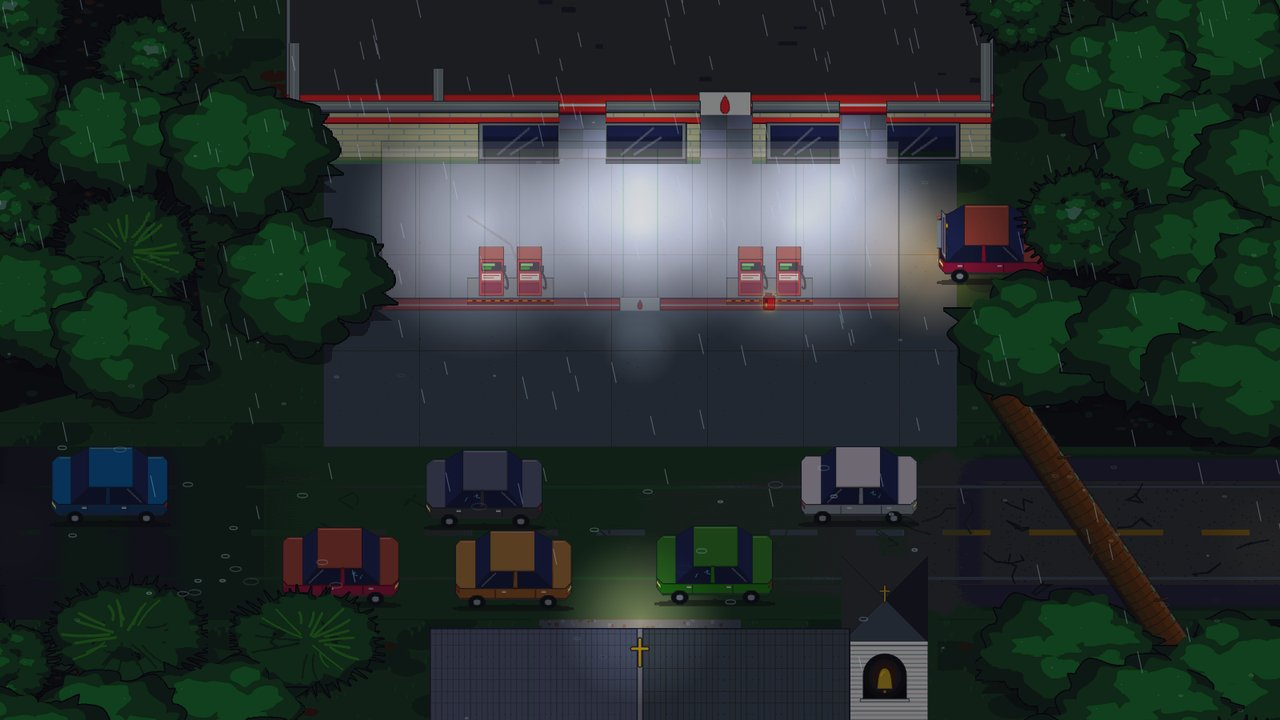
#> input picture tools/pixel-src/maps/downpour.jpg, 1280 x 720 px
$ python -i pixel-sheet.py   (imports and definitions only)
#> lines starting #> are read from the running program, lines starting #| are printed output that depends on the picture
#> further down, picture is the input picture: PIL image 1280x720 RGB; mean R, G, B 38.1, 48.8, 45.5
# ---------- a map's pixel files on sheets (slimming step 3: the owner's, Nov 20 19:11Z, "how people did 32 bits right
# in the olden days") ----------
# Old consoles kept their small pictures together on a sheet and showed a piece of it. This puts a map's pixel files on
# as few sheets as it can (each at most MAX pixels to a side, the size old devices still take), each piece with its
# edge pixels copied once round it (so a piece shown between screen pixels never takes its neighbour's), every file
# once however often the map shows it, cut to what it shows (its see-through edges left off) unless it's named with a
# ! at its end (a strip of frames: kept whole). Called by tools/pixel-sheets.cjs:
#   python3 tools/pixel-sheet.py <out dir> <file> <file>! …
# writes <out dir>/sheet-<hash>.webp (lossless, as every pixel file) and prints, as JSON, where each file went:
#   { file: [sheet file, x, y, w, h, left, top, W, H] }   (left, top: where the piece starts in the file; W, H: the
#   file's size)
import hashlib
import io
import json
import os
import sys

from PIL import Image

MAX = 2048
PAD = 1  # (the edge copied round each piece: one pixel)


# [19 lines left out: function pack, not called in this run]


def grown(im):
    """the piece with its edge pixels once round it: a row above and below, then a column each side, corners and all"""
    w, h = im.size
#> w = 1280; h = 720
    g = Image.new("RGBA", (w + 2, h + 2), (0, 0, 0, 0))
#> g: PIL image 1282x722 RGBA; every value is 0
    g.paste(im, (1, 1))
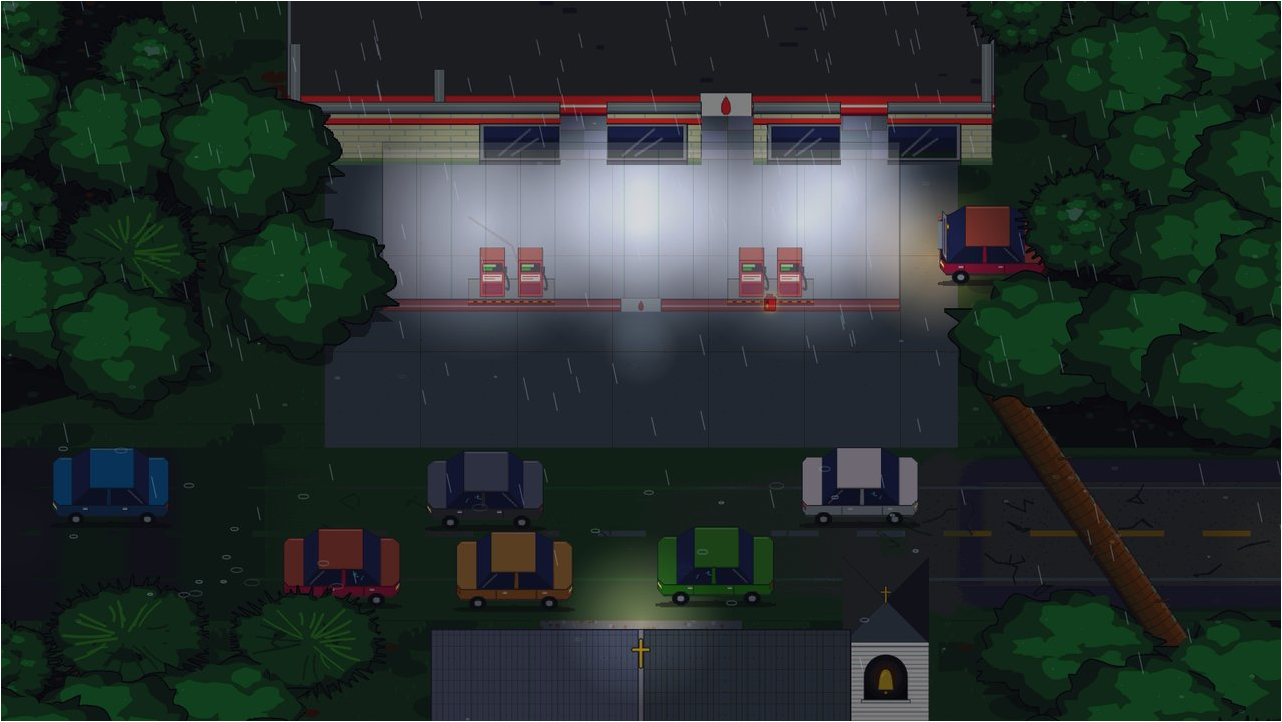
#> g: PIL image 1282x722 RGBA; mean R, G, B, A 38, 48.6, 45.3, 253.9; transparent parts drawn white
    g.paste(im.crop((0, 0, w, 1)), (1, 0))
    g.paste(im.crop((0, h - 1, w, h)), (1, h + 1))
    g.paste(g.crop((1, 0, 2, h + 2)), (0, 0))
    g.paste(g.crop((w, 0, w + 1, h + 2)), (w + 1, 0))
    return g


# [55 lines left out: functions webp, main, not called in this run]


# [1 line not run here, left out]

>>> from PIL import Image
>>> picture = Image.open('pixel-src/maps/downpour.jpg')
>>> result = grown(picture)

$ run again, on tools/pixel-src/maps/duck-cabin.jpg
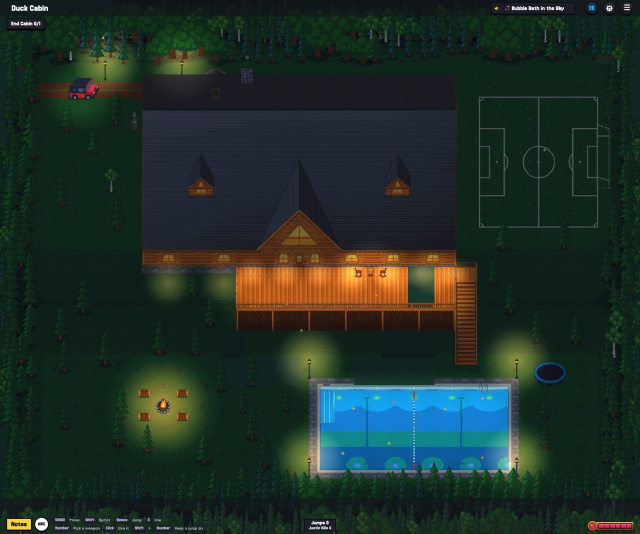
#> input picture tools/pixel-src/maps/duck-cabin.jpg, 1280 x 1067 px (shown at 1/2 size)
#> picture is the input picture: PIL image 1280x1067 RGB; mean R, G, B 31.2, 47.3, 39.9
#> in grown, `g.paste(im, (1, 1))`:
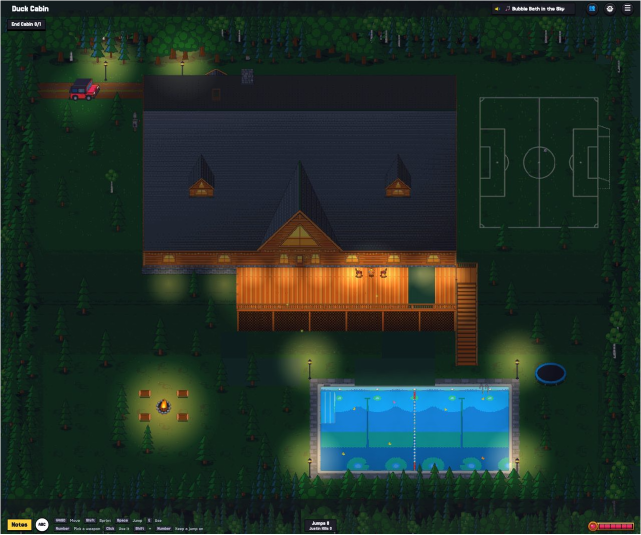
#> g: PIL image 1282x1069 RGBA (shown at 1/2 size); mean R, G, B, A 31.1, 47.2, 39.8, 254.1; transparent parts drawn white

$ run again, on tools/pixel-src/maps/starry-night.jpg
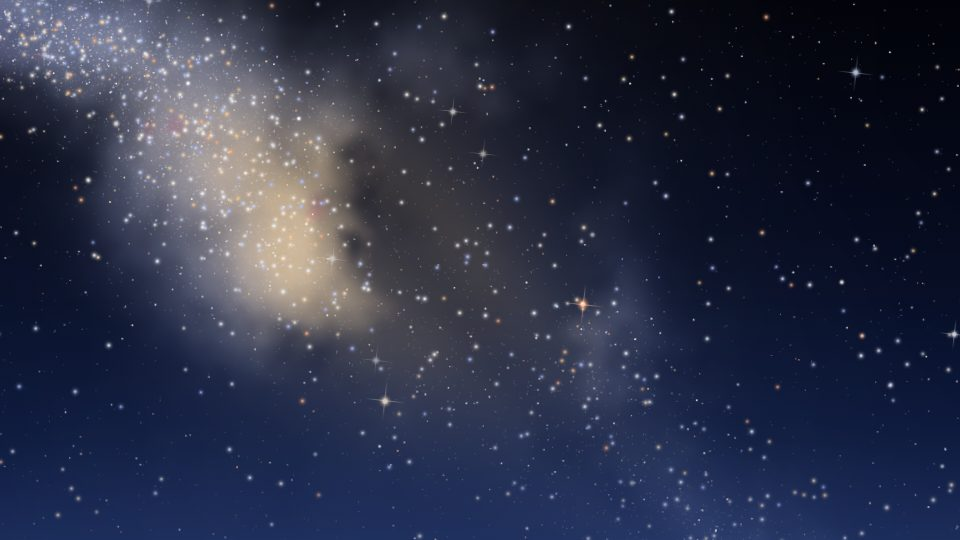
#> input picture tools/pixel-src/maps/starry-night.jpg, 960 x 540 px
#> picture is the input picture: PIL image 960x540 RGB; mean R, G, B 43.4, 48.7, 70.5
#> in grown, `g.paste(im, (1, 1))`:
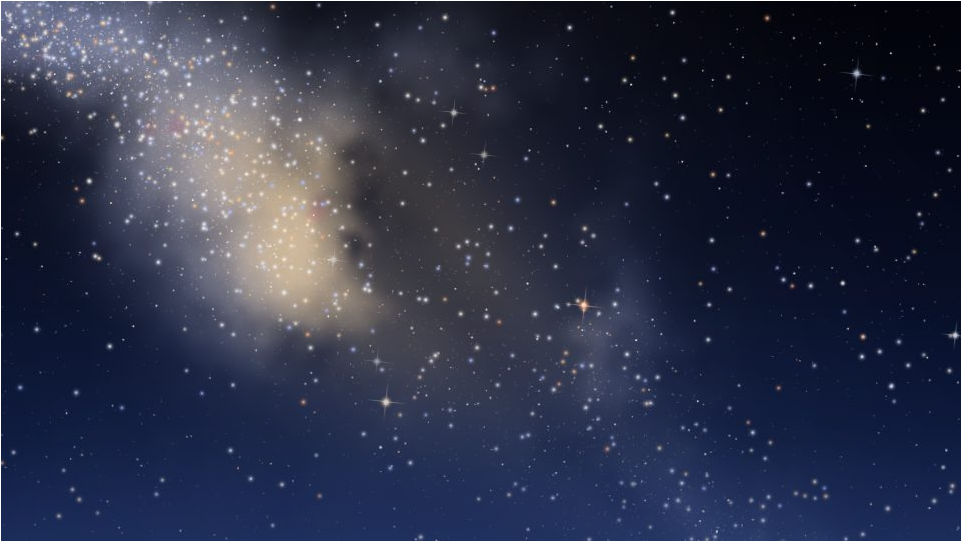
#> g: PIL image 962x542 RGBA; mean R, G, B, A 43.1, 48.4, 70, 253.5; transparent parts drawn white
